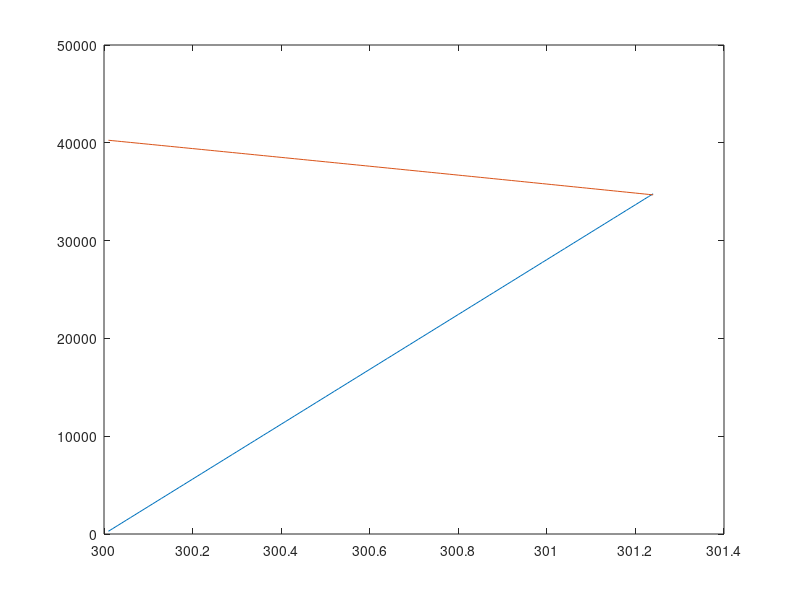

Here is the MATLAB script that generated this plot:
function ta()
close all;
h00(300, 320, 5);

end

function [t_hot_out, t_cold_out, n_iter]=h00(t_cold_in, t_hot_in, f);
%    t_cold_in = 15; % Входная температура холодного потока (хладагента)
%    t_hot_in = 70; % Входная температура горячего потока
    dt_c = 0.01; % Шаг по температуре хладагента, K
    C_cold = 4200; % удельная теплоемкость холодного потока Дж/(кг·К). заменить на переменное
    C_hot = 2100; % удельная теплоемкость горячего потока Дж/(кг·К)заменить на переменное
    alpha_hot = 2287; %коэффициент теплоотдачи горячего потока Вт/(м²·К)
    alpha_cold = 507; %коэффициент теплоотдачи холодного потока Вт/(м²·К)
    delta_st = 0.002; %толщина стенки теплообменной трубки
    lambda_st = 28; %теплопроводность стали 08Х13
%    f = 32.2; % поверхность теплообмена м2
    G_hot = 3.89; % Массовый расход горячего потока, kg/s
    G_cold = 6.68; % Массовый расход холодного потока, kg/s
    k_tp = 1/((1/alpha_hot) + (1/alpha_cold) + (delta_st/lambda_st)) %коэф. теплопередачи 
    q_exch = -1; % начальное приближение теплоты, получаемой хладагентом
    q_f = 0; % начальное приближение теплового потока
    t_c = t_cold_in; % Нижнее значение выходной температуры хладагента, K
    n_iter = 0;
    Q_exch = [];
    Q_f = [];
    T_c = [];
    while q_f>q_exch % итерации по температуре хладагента
    %while n_iter < 300
        n_iter = n_iter + 1;
        t_c = t_c + dt_c; % один шаг вверх по температуре холодного потока, K
        T_c = [T_c, t_c];
        q_exch = C_cold*G_cold*(t_c-t_cold_in); % теплоты получил холодный поток, W;
        Q_exch = [Q_exch,q_exch]; 
        t_h = t_hot_in - q_exch/(C_hot*G_hot); % выходная температура горячего потока, K
        dt1 = t_hot_in - t_c; % разность температур горячего потока и нагретого хладагента, K
        dt2 = t_h - t_cold_in; % разность температур охлаждённого горячего потока и холодного хладагента, K
        delta_t_cp = log_mean(dt1,dt2); % средний логарифмический температурный напор, K
        q_f = k_tp*f*delta_t_cp; % значение теплового потока через контактную поверхность, W
        Q_f = [Q_f,q_f];
    end
    t_hot_out = t_h; % вычисленная температура горячего потока на выходе
    t_cold_out = t_c; % вычисленная температура холодного потока на выходе
    plot(T_c, Q_exch, T_c, Q_f)
    %plot(1:n_iter, Q_exch, 1:n_iter, Q_f);
end % Конец основной программы

function lm = log_mean(z1,z2) % Подпрограмма вычисления среднего логарифмического температурного напора
%  $\textrm{logmean}(z_1,z_2)=\frac{z_1-z_2}{\textrm{ln}\frac{z_1}{z_2}}$
% Данная функция является симметричной: $\textrm{log_mean}(z_1,z_2)=\textrm{log_mean}(z_2,z_1)$
    if z1==z2  % если усредняемые числа равны, ...
        lm = z1; % ... то среднее равно первому из них: $\textrm{logmean}(z,z)=z$
    else % иначе ...
        lm = (z1-z2)/log(z1/z2); % ... среднее смещено в меньшую сторону.
    end % конец условного оператора
end % Конец подпрограммы вычисления среднего логарифмического температурного напора





